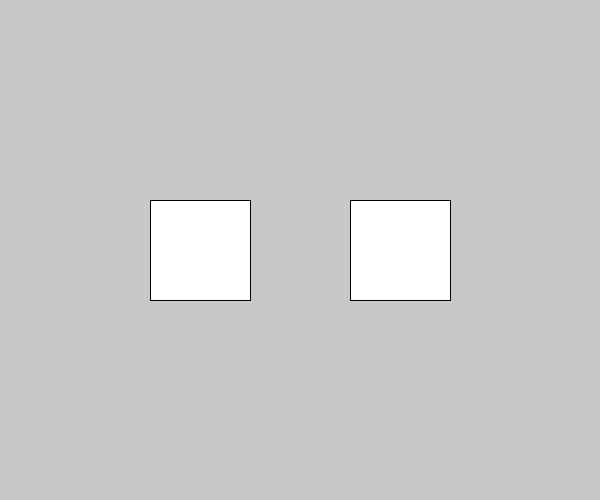
Frame 1 (no input)
Frame 60 (the mouse pressed at the canvas centre just before this capture): identical to frame 1, image omitted
Frame 120 (the mouse held since frame 60 and released just before this capture): identical to frame 1, image omitted

The Processing sketch that drew this single still picture (run headless with seeded random() and noise(); from frame 60 on, the mouse is pressed at the canvas centre):

// Processing sketch: sketch_8
// ── sketch_8.pde
// add a series of conditionals to check if the mouse is inside either rectangle,
// and if they are, change the background color. otherwise, keep it grey.

void setup() {
  size(600, 500);
}

void draw() {
  background(200);  
  rect(150, 200, 100, 100);
  rect(350, 200, 100, 100);
}
